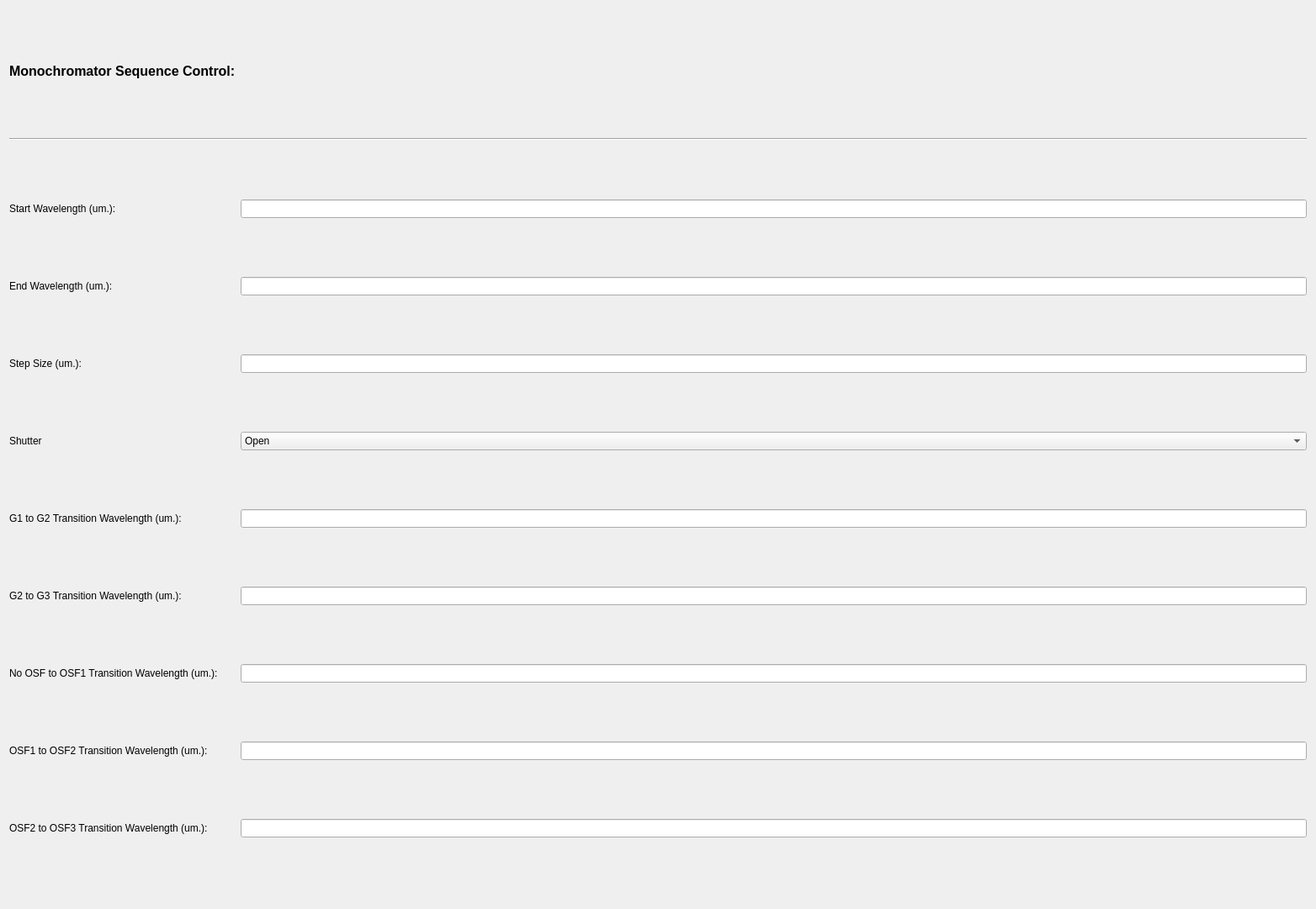
<?xml version="1.0" encoding="UTF-8"?>
<ui version="4.0">
 <class>Form</class>
 <widget class="QWidget" name="Form">
  <property name="geometry">
   <rect>
    <x>0</x>
    <y>0</y>
    <width>1564</width>
    <height>1080</height>
   </rect>
  </property>
  <property name="windowTitle">
   <string>Monochromator Sequence Control</string>
  </property>
  <layout class="QGridLayout" name="gridLayout">
   <item row="9" column="1">
    <widget class="QLineEdit" name="sequence_monochromator_osf1osf2_ledit"/>
   </item>
   <item row="7" column="1">
    <widget class="QLineEdit" name="sequence_monochromator_g2g3_ledit"/>
   </item>
   <item row="10" column="1">
    <widget class="QLineEdit" name="sequence_monochromator_osf2osf3_ledit"/>
   </item>
   <item row="8" column="1">
    <widget class="QLineEdit" name="sequence_monochromator_noosfosf1_ledit"/>
   </item>
   <item row="2" column="0">
    <widget class="QLabel" name="sequence_monochromator_startwave_label">
     <property name="sizePolicy">
      <sizepolicy hsizetype="Preferred" vsizetype="Maximum">
       <horstretch>0</horstretch>
       <verstretch>0</verstretch>
      </sizepolicy>
     </property>
     <property name="text">
      <string>Start Wavelength (um.):</string>
     </property>
    </widget>
   </item>
   <item row="0" column="0">
    <widget class="QLabel" name="sequence_monochromator_label">
     <property name="sizePolicy">
      <sizepolicy hsizetype="Preferred" vsizetype="Maximum">
       <horstretch>0</horstretch>
       <verstretch>0</verstretch>
      </sizepolicy>
     </property>
     <property name="font">
      <font>
       <pointsize>12</pointsize>
       <weight>75</weight>
       <bold>true</bold>
      </font>
     </property>
     <property name="text">
      <string>Monochromator Sequence Control:</string>
     </property>
    </widget>
   </item>
   <item row="3" column="1">
    <widget class="QLineEdit" name="sequence_monochromator_endwave_ledit"/>
   </item>
   <item row="3" column="0">
    <widget class="QLabel" name="sequence_monochromator_endwave_label">
     <property name="sizePolicy">
      <sizepolicy hsizetype="Preferred" vsizetype="Maximum">
       <horstretch>0</horstretch>
       <verstretch>0</verstretch>
      </sizepolicy>
     </property>
     <property name="text">
      <string>End Wavelength (um.): </string>
     </property>
    </widget>
   </item>
   <item row="2" column="1">
    <widget class="QLineEdit" name="sequence_monochromator_startwave_ledit"/>
   </item>
   <item row="4" column="0">
    <widget class="QLabel" name="sequence_monochromator_stepsize_label">
     <property name="sizePolicy">
      <sizepolicy hsizetype="Preferred" vsizetype="Maximum">
       <horstretch>0</horstretch>
       <verstretch>0</verstretch>
      </sizepolicy>
     </property>
     <property name="text">
      <string>Step Size (um.): </string>
     </property>
    </widget>
   </item>
   <item row="4" column="1">
    <widget class="QLineEdit" name="sequence_monochromator_stepsize_ledit"/>
   </item>
   <item row="5" column="0">
    <widget class="QLabel" name="sequence_monochromator_shutter_label">
     <property name="text">
      <string>Shutter</string>
     </property>
    </widget>
   </item>
   <item row="6" column="1">
    <widget class="QLineEdit" name="sequence_monochromator_g1g2_ledit"/>
   </item>
   <item row="5" column="1">
    <widget class="QComboBox" name="sequence_monochromator_shutter_combobox">
     <item>
      <property name="text">
       <string>Open</string>
      </property>
     </item>
     <item>
      <property name="text">
       <string>Closed</string>
      </property>
     </item>
    </widget>
   </item>
   <item row="6" column="0">
    <widget class="QLabel" name="sequence_monochromator_g1g2_label">
     <property name="sizePolicy">
      <sizepolicy hsizetype="Preferred" vsizetype="Maximum">
       <horstretch>0</horstretch>
       <verstretch>0</verstretch>
      </sizepolicy>
     </property>
     <property name="text">
      <string>G1 to G2 Transition Wavelength (um.):</string>
     </property>
    </widget>
   </item>
   <item row="1" column="0" colspan="2">
    <widget class="Line" name="line">
     <property name="orientation">
      <enum>Qt::Horizontal</enum>
     </property>
    </widget>
   </item>
   <item row="9" column="0">
    <widget class="QLabel" name="sequence_monochromator_osf1osf2_label">
     <property name="sizePolicy">
      <sizepolicy hsizetype="Preferred" vsizetype="Maximum">
       <horstretch>0</horstretch>
       <verstretch>0</verstretch>
      </sizepolicy>
     </property>
     <property name="text">
      <string>OSF1 to OSF2 Transition Wavelength (um.):</string>
     </property>
    </widget>
   </item>
   <item row="7" column="0">
    <widget class="QLabel" name="sequence_monochromator_g2g3_label">
     <property name="sizePolicy">
      <sizepolicy hsizetype="Preferred" vsizetype="Maximum">
       <horstretch>0</horstretch>
       <verstretch>0</verstretch>
      </sizepolicy>
     </property>
     <property name="text">
      <string>G2 to G3 Transition Wavelength (um.):</string>
     </property>
    </widget>
   </item>
   <item row="10" column="0">
    <widget class="QLabel" name="sequence_monochromator_osf2osf3_label">
     <property name="sizePolicy">
      <sizepolicy hsizetype="Preferred" vsizetype="Maximum">
       <horstretch>0</horstretch>
       <verstretch>0</verstretch>
      </sizepolicy>
     </property>
     <property name="text">
      <string>OSF2 to OSF3 Transition Wavelength (um.):</string>
     </property>
    </widget>
   </item>
   <item row="8" column="0">
    <widget class="QLabel" name="sequence_monochromator_noosfosf1_label">
     <property name="sizePolicy">
      <sizepolicy hsizetype="Preferred" vsizetype="Maximum">
       <horstretch>0</horstretch>
       <verstretch>0</verstretch>
      </sizepolicy>
     </property>
     <property name="text">
      <string>No OSF to OSF1 Transition Wavelength (um.):</string>
     </property>
    </widget>
   </item>
  </layout>
 </widget>
 <resources/>
 <connections/>
</ui>
